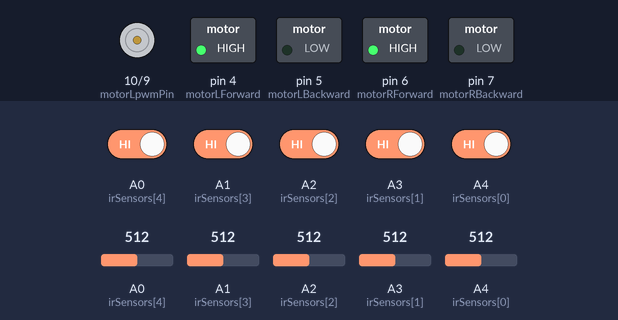
A sketch run on a simulated Arduino Uno, built with avr-gcc and run on an emulated ATmega328P. Shown: motor-driver pin pairs drawn as motors (green arrow = first pin HIGH = forward, orange = second pin HIGH = backward, longer = more drive), switched loads named in the sketch (green lamp = pin HIGH). The test bench sets the inputs (shaded band); at power-on: A0 (irSensors[4]), A1 (irSensors[3]), A2 (irSensors[2]), A3 (irSensors[1]), A4 (irSensors[0]) HIGH, A1 (irSensors[3]) = 512, A3 (irSensors[1]) = 512, A0 (irSensors[4]) = 512, A2 (irSensors[2]) = 512, A4 (irSensors[0]) = 512.

Above: at 1.2 s.
1.3 s: A1 (irSensors[3]) set to 716
At 1.41 s:
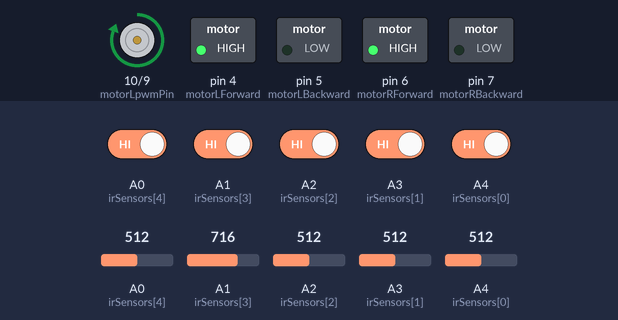
4.3 s: A3 (irSensors[1]) set to 716
At 4.3 s:
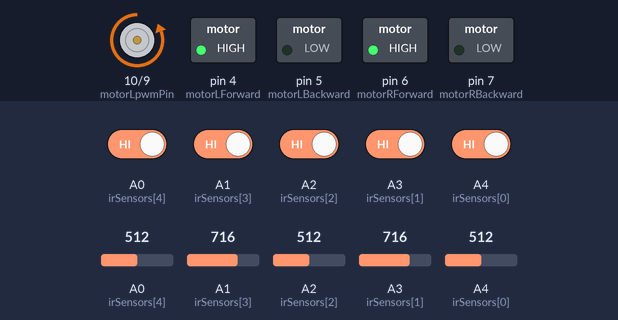
5.8 s: A1 (irSensors[3]) set to 726
At 8.75 s:
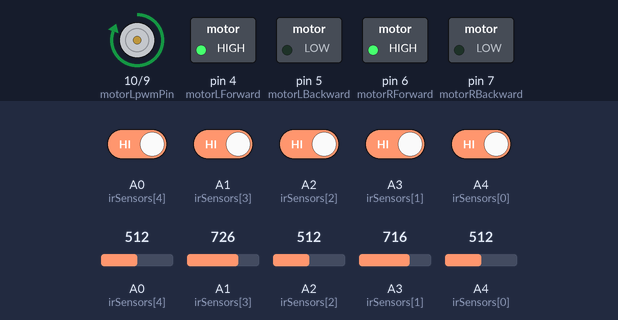
8.8 s: A1 (irSensors[3]) set to 245
At 9.04 s:
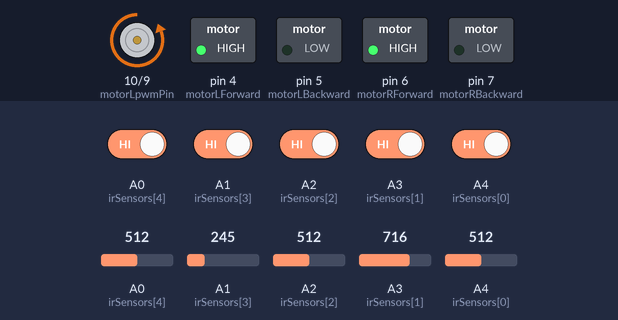
11.8 s: A3 (irSensors[1]) set to 306
At 12.5 s:
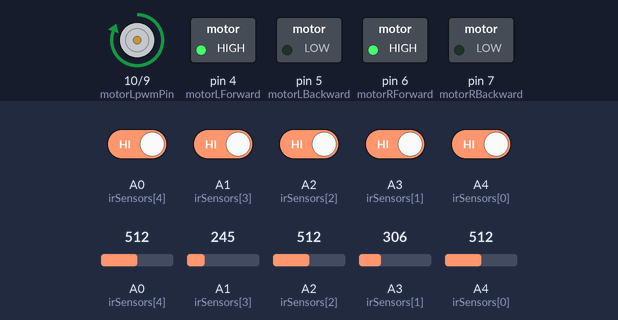
14.8 s: A1 (irSensors[3]) set to 992
Timing chart, 0 to 18.8 s (numbered marks = the images above; inputs shaded):
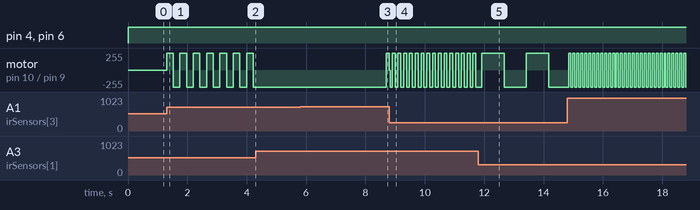

Measured:
- the behaviour switches between 725 and 726 on A1 (irSensors[3]) (found by bisection; images 2 and 3)
- after the input at 1.3 s, motor on pin 10 (motorLpwmPin) / pin 9 (motorRpwmPin): alternates forward 255/255 for 0.22 s and backward 255/255 for 0.22 s, starting at once
- after the input at 4.3 s, motor on pin 10 (motorLpwmPin) / pin 9 (motorRpwmPin): stops changing and stays backward 255/255
- after the input at 5.8 s, motor on pin 10 (motorLpwmPin) / pin 9 (motorRpwmPin): backward 255/255 → forward 255/255 after 2.9 s
- after the input at 8.8 s, motor on pin 10 (motorLpwmPin) / pin 9 (motorRpwmPin): forward 255/255 → stopped at once, then moves between backward 255/255 and forward 255/255, repeating every 0.19 s
- after the input at 11.8 s, motor on pin 10 (motorLpwmPin) / pin 9 (motorRpwmPin): alternates forward 255/255 for 0.76 s and backward 255/255 for 0.74 s, starting after 0.11 s

The sketch:

sketch_feb18i.ino
```cpp
float Kp = 0.5, Ki = 0.5, Kd = 3;
float error = 0, P = 0, I = 0, D = 0, PID_value = 0;
float previous_error = 0, previous_I = 0;

// sensors and sensor data
int irSensors[] = {A4, A3, A2, A1, A0}; // IR sensor pins
int irReadings[5];
int irAnalogData[5];

// left motor
int motorLForward = 4;
int motorLBackward = 5;
int motorLpwmPin = 10;

// right motor
int motorRForward = 6;
int motorRBackward = 7;
int motorRpwmPin = 9;

int initial_motor_speed = 200;
int turnspeed = 230;

void setup() {
  pinMode(motorLForward, OUTPUT);
  pinMode(motorLBackward, OUTPUT);
  pinMode(motorLpwmPin, OUTPUT);

  pinMode(motorRForward, OUTPUT);
  pinMode(motorRBackward, OUTPUT);
  pinMode(motorRpwmPin, OUTPUT);

  // sensor pins as INPUT
  for (int i = 0; i < 5; i++) {
    pinMode(irSensors[i], INPUT);
  }

  Serial.begin(9600);
}

void loop() {
  // Reading Sensor Values
  for (int i = 0; i < 5; i++) {
    irReadings[i] = digitalRead(irSensors[i]);
    irAnalogData[i] = analogRead(irSensors[i]);
  }

  // Line Following PID
  error = (irAnalogData[1] - irAnalogData[3]);
  P = error;
  I = I + error;
  D = error - previous_error;

  PID_value = (Kp * P) + (Ki * I) + (Kd * D);
  previous_error = error;

  int leftMotorSpeed = initial_motor_speed - PID_value;
  int rightMotorSpeed = initial_motor_speed + PID_value;

  if (leftMotorSpeed > 255) {
    leftMotorSpeed = 255;
  }
  if (leftMotorSpeed < 0) {
    leftMotorSpeed = 0;
  }
  if (rightMotorSpeed > 255) {
    rightMotorSpeed = 255;
  }
  if (rightMotorSpeed < 0) {
    rightMotorSpeed = 0;
  }

  // Control motors
  analogWrite(motorLpwmPin, leftMotorSpeed);
  analogWrite(motorRpwmPin, rightMotorSpeed);

  digitalWrite(motorLForward, HIGH);
  digitalWrite(motorLBackward, LOW);

  digitalWrite(motorRForward, HIGH);
  digitalWrite(motorRBackward, LOW);
}
```
